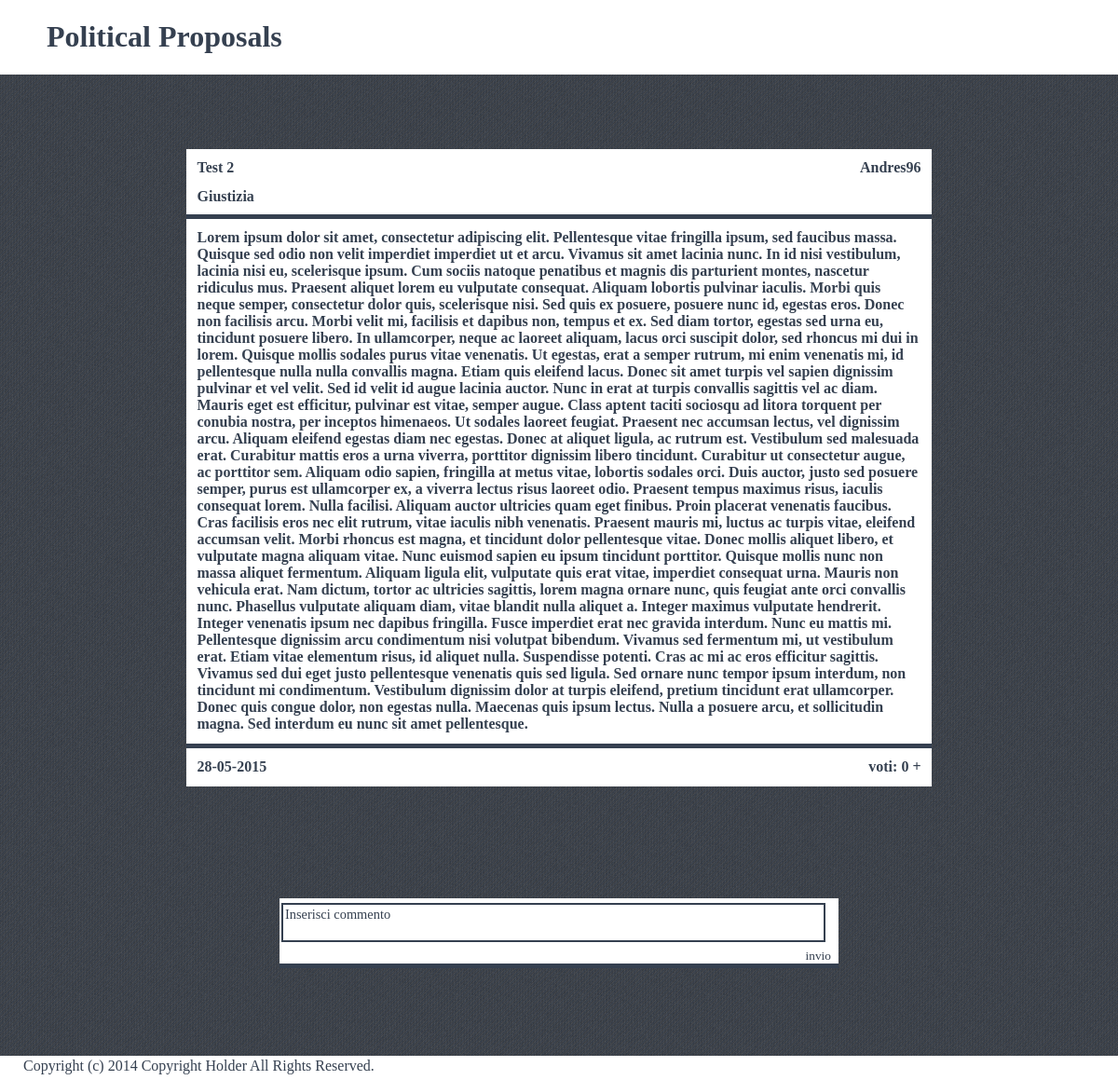
/proposalpage.php?id=7, run on the app's committed database.
### tables this page shows
CREATE TABLE IF NOT EXISTS `proposta` (
  `ID` int(11) NOT NULL,
  `Autore` varchar(15) NOT NULL DEFAULT '',
  `Titolo` varchar(255) NOT NULL,
  `Esposizione` text NOT NULL,
  `Categoria` varchar(15) NOT NULL,
  `AdminResponsabile` varchar(255) NOT NULL,
  `DataEffProposta` datetime NOT NULL,
  `Voti` int(11) NOT NULL DEFAULT '0'
);

### php/Connection.php (called while the page is built, shortened)
<?php
class Controller{
  public function controllVote($ID,$USER){
    $query_controll = "SELECT * FROM Propostavotata WHERE IDProposta='$ID' AND NomeUtente='$USER'";
    $response=mysql_query($query_controll);
    $rows = mysql_num_rows($response);
    if( $rows == 0) {
      return true;
    }
    return false;
  }
}
?>

### proposalpage.php (the view, shortened to what this page needs)
<!DOCTYPE html>
<html>
<head>
  <link href="css/stylesheet.css" rel="stylesheet" type="text/css">
  <link href="css/defaultstyle.css" rel="stylesheet" type="text/css">
  <?php
  include 'php/Connection.php';
  $controller = new Controller();
  $idp = $_GET["id"];
  ?>
</head>
<body>
  <div class="container">
    <div class="topbar">
      <div class="titleDiv">
        <h1> <a href="index.php"> Political Proposals </a> </h1>
      </div>
    </div>
    <div class="proposal-container">
      <div class="list">
        <?php
          $queryasd = "SELECT * FROM Proposta WHERE ID='$idp'";
          $response = mysql_query($queryasd);
          while($row = mysql_fetch_assoc($response)){
            echo '<div class="own-list-item">
                    <div class="title-item">
                      <div class="title-proposal">
                      <p class="proposal-label">'.$row["Titolo"].'</p>
                      <p class="proposal-label">'.$row["Categoria"].'</p>
                      </div>
                      <div class="author-proposal"><p class="proposal-label">'.$row["Autore"].'</p>
                      </div>
                    </div>
                    <div class="proposal">
                      <p class="proposal-textarea" >'.$row["Esposizione"].' </p>
                    </div>
                    <div class="item-footer">
                      <div class="item-date">
                        <p class="proposal-label">'.date("d-m-Y",strtotime($row["DataEffProposta"])).'</p>
                      </div>
                      <div class="item-votes">';
                        if(!$controller->controllVote($row["ID"],$_SESSION["user"]))
                          echo '<p class="proposal-label">voti: '.$row["Voti"].'</p>';
                        else
                          echo '<p class="proposal-label">voti: '.$row["Voti"].' <a href="voteproposal.php?ID='.$row["ID"].'"> + </a> </p>';
                      echo '</div>
                      </div>
                    </div>';}
         ?>
      </div>
    </div>
    <?php
    echo '<div class="comments-container">
            <div class="list-comments">
              <div class="comment-list-item">
                <div class="title-item">
                  <div class="title-comment">
                    <textarea class="comment-textarea" name="comment" id="comment" cols="70" rows="2" onclick="return removeString()">Inserisci commento</textarea>
                    <button class="send-comment" onclick="sendcomment()"> invio </button>
                  </div>
                </div>';
    echo      '</div>
            </div>
          </div>  '
     ?>
     <div class="footer">
       <div class="footer-container">
       <div class="footer-paragraph"> Copyright (c) 2014 Copyright Holder All Rights Reserved. </div>
     </div>
   </div>
  </div>
</body>
</html>

### css/stylesheet.css (style rules this page uses)
html { hmargin: 0; padding: 0; height: 100%; }
div.container { position: relative; min-height: 100%; }
div.titleDiv { float:left; position:static; margin-left: 50px; }
div.topbar { background-color: white; overflow: auto; }
div.proposal-container,div.comments-container,div.advise,div.personal-list { margin-left: auto; margin-right: auto; clear:both; padding-bottom: 100px; }
div.footer { width: 100%; position: absolute; bottom: 0; left: 0; background-color: white; }
div.footer-container { width: 100%; display: inline-block; }
div.footer-paragraph { float:left; margin: 2px; margin-left: 25px; display: inline-block; color: #354050; font-family: codeBold; }
div.list,div.list-home { clear: both; display: block; margin-left: auto; margin-right: auto; }
div.list { margin-top: 5em; width: 800px; }
div.list-comments { width: 600px; margin-left: auto; margin-right: auto; background-color: transparent; }
div.list-item, div.own-list-item,div.comment-list-item { position: relative; overflow: auto; background-color: white; width: auto; margin-bottom: 20px; }
div.own-list-item { position: relative; width:auto; }
div.title-item ,div.title-item-comment { height: 60px; position: relative; border:5px; padding-bottom: 10px; border-color: #354050; border-style: none none solid none; }
div.title-proposal , div.item-date, div.title-comment { float: left; }
div.author-proposal, div.item-votes,div.date-comment { margin-left: 100px; float: right; }
div.item-votes { display: inline-block; }
div.proposal,div.comment { position: relative; clear: both; border:5px; border-color: #354050; border-style: none none solid none; }
p.proposal-textarea { text-align: left; margin: 10px; display: inline-block; font-family: textAreaFont; }
p.proposal-label,p.comment-label,p.comment-label-admin { text-align: left; margin: 10px; display: block; margin-bottom: 10px; }
button.send-comment { float:right; margin:2px; }
textarea.comment-textarea { border: 2px; border-style: solid; width: 40em; margin-top: 5px; margin-left: 2px; resize:none; border-color: #354050; color: #354050; font-size: 0.9em; font-family: textAreaFont; }

### css/defaultstyle.css (style rules this page uses)
body { background-image: url("/images/denim.png"); overflow:auto; margin: 0; padding: 0; height: 100%; }
a:link, a:visited { width: 100%; font-weight: bold; color: #354050; text-align: center; text-decoration: none; font-family:codeBold; }
p { font-weight: bold; color: #354050; text-align:center; text-decoration: none; margin-right:10px; padding:1.5px; font-family: codeBold; }
button,input.submit { border: none; background: transparent; color: #354050; text-align: center; font-family: codeBold; }

### data on the page
proposta: Titolo "Test 2", Categoria "Giustizia", Autore "Andres96", Esposizione "Lorem ipsum dolor sit amet, consectetur adipiscing elit. Pellentesque vitae fringilla ipsum, sed faucibus massa. Quisque sed odio non velit imperdiet imperdiet ut et arcu. Vivamus sit amet lacinia nunc. In id nisi vestibulum, lacinia nisi eu, scelerisque ipsum. Cum sociis natoque penatibus et magnis dis parturient montes, nascetur ridiculus mus. Praesent aliquet lorem eu vulputate consequat. Aliquam lobortis pulvinar iaculis. Morbi quis neque semper, consectetur dolor quis, scelerisque nisi. Sed quis ex posuere, posuere nunc id, egestas eros. Donec non facilisis arcu. Morbi velit mi, facilisis et dapibus non, tempus et ex. Sed diam tortor, egestas sed urna eu, tincidunt posuere libero. In…", DataEffProposta "28-05-2015", Voti "0"
